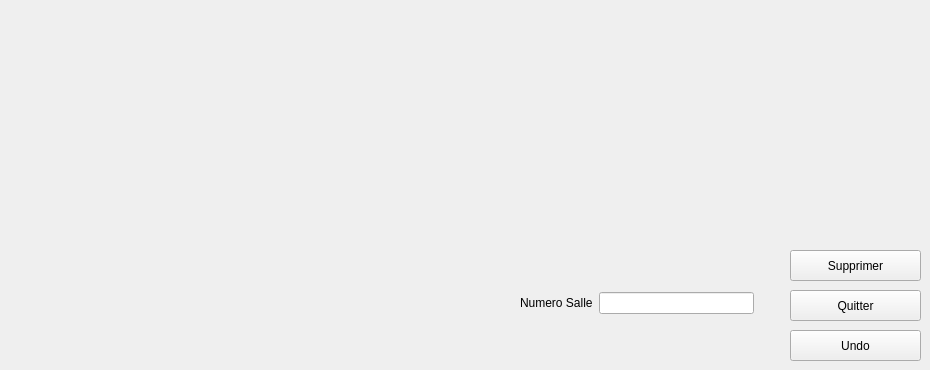
        <widget class="QWidget" name="Supprimer_Reservation">
         <widget class="QPushButton" name="pushButton_17">
          <property name="geometry">
           <rect>
            <x>790</x>
            <y>250</y>
            <width>131</width>
            <height>31</height>
           </rect>
          </property>
          <property name="cursor">
           <cursorShape>PointingHandCursor</cursorShape>
          </property>
          <property name="styleSheet">
           <string notr="true"/>
          </property>
          <property name="text">
           <string>Supprimer</string>
          </property>
         </widget>
         <widget class="QPushButton" name="pushButton_18">
          <property name="geometry">
           <rect>
            <x>790</x>
            <y>290</y>
            <width>131</width>
            <height>31</height>
           </rect>
          </property>
          <property name="cursor">
           <cursorShape>PointingHandCursor</cursorShape>
          </property>
          <property name="styleSheet">
           <string notr="true"/>
          </property>
          <property name="text">
           <string>Quitter</string>
          </property>
         </widget>
         <widget class="QPushButton" name="return_from_ajout_3">
          <property name="geometry">
           <rect>
            <x>790</x>
            <y>330</y>
            <width>131</width>
            <height>31</height>
           </rect>
          </property>
          <property name="cursor">
           <cursorShape>PointingHandCursor</cursorShape>
          </property>
          <property name="styleSheet">
           <string notr="true"/>
          </property>
          <property name="text">
           <string>Undo</string>
          </property>
         </widget>
         <widget class="QWidget" name="layoutWidget">
          <property name="geometry">
           <rect>
            <x>520</x>
            <y>290</y>
            <width>234</width>
            <height>27</height>
           </rect>
          </property>
          <layout class="QGridLayout" name="gridLayout_5">
           <item row="0" column="0">
            <widget class="QLabel" name="label_74">
             <property name="text">
              <string>Numero Salle</string>
             </property>
            </widget>
           </item>
           <item row="0" column="1">
            <widget class="QLineEdit" name="nm_salle_supp">
             <property name="styleSheet">
              <string notr="true"/>
             </property>
             <property name="readOnly">
              <bool>true</bool>
             </property>
            </widget>
           </item>
          </layout>
         </widget>
        </widget>
